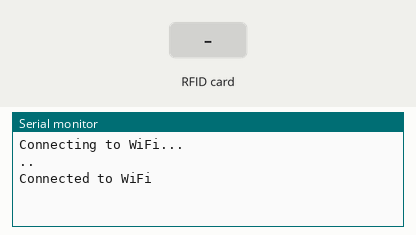
Recording of a sketch running on a simulated ESP8266 (NodeMCU). Parts: the last lines printed to the serial monitor. Inputs (shaded band) come from the test bench. WiFi joins after 1.5 s; servers stay silent unless stated.

Above: at 3.2 s.
3.3 s: RFID card 00 00 00 00 held to the reader
At 4.2 s:
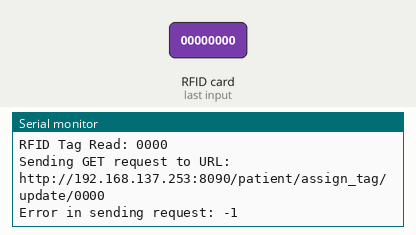
4.8 s: RFID card 5E 7A 19 C4 held to the reader
At 4.98 s:
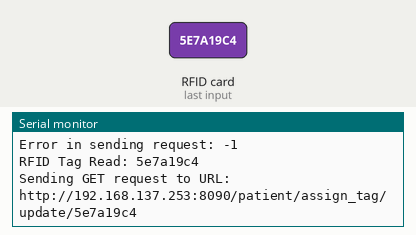

The sketch:

sketch_oct16a.ino
```cpp
#include <ESP8266WiFi.h>
#include <SPI.h>
#include <MFRC522.h>
#include <ESP8266HTTPClient.h>

#define SS_PIN D2
#define RST_PIN D1
MFRC522 rfid(SS_PIN, RST_PIN);

const char* ssid = "technical";
const char* password = "00000000";
const char* serverUrl = "http://192.168.137.253:8090/patient/assign_tag/update/";


WiFiClient client;

void setup() {
    Serial.begin(115200);
    SPI.begin();
    rfid.PCD_Init();

    // Connect to WiFi
    Serial.println("Connecting to WiFi...");
    WiFi.begin(ssid, password);
    while (WiFi.status() != WL_CONNECTED) {
        delay(1000);
        Serial.print(".");
    }
    Serial.println("\nConnected to WiFi");
}

void loop() {
    // Check for new RFID cards
    if (!rfid.PICC_IsNewCardPresent() || !rfid.PICC_ReadCardSerial()) {
        return;
    }

    // Build the RFID tag string
    String rfidTag = "";
    for (byte i = 0; i < rfid.uid.size; i++) {
        rfidTag += String(rfid.uid.uidByte[i], HEX);
    }

    Serial.print("RFID Tag Read: ");
    Serial.println(rfidTag);

    sendRfidTagToServer(rfidTag);
}

void sendRfidTagToServer(String rfidTag) {
    if (WiFi.status() == WL_CONNECTED) {
        HTTPClient http;
        String url = serverUrl + rfidTag; // Append the RFID tag to the URL for GET request

        Serial.print("Sending GET request to URL: ");
        Serial.println(url);

        http.begin(client, url);  // Initialize the HTTP client with the GET URL

        int httpResponseCode = http.GET(); // Send the GET request

        if (httpResponseCode > 0) {
            Serial.print("Response Code: ");
            Serial.println(httpResponseCode);
            Serial.print("Server Response: ");
            Serial.println(http.getString());
        } else {
            Serial.print("Error in sending request: ");
            Serial.println(httpResponseCode);
        }

        http.end();
    } else {
        Serial.println("WiFi not connected!");
    }
}
```

Measured:
- after the input at 3.3 s, the serial monitor: prints a new line at once (image 1)
- after the input at 4.8 s, the serial monitor: prints a new line at once (image 2)
